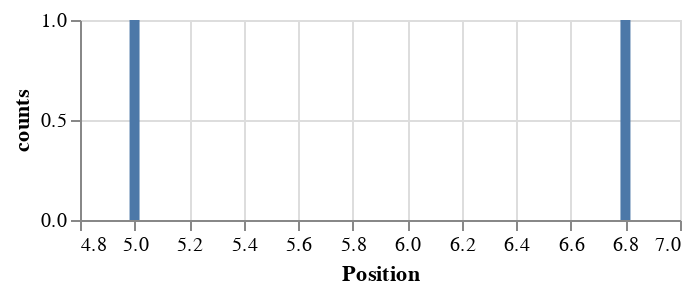

Notebook cell for this chart:
### Code cell
plot_series(pd.Series(left_words['små']))

### Figure 1 — Vega-Lite specification as saved in the notebook (floating-point values rounded to 4 significant figures)
{"config": {"view": {"continuousWidth": 300, "continuousHeight": 300}}, "data": {"name": "data-65bd50bb6d2160510ad30f792f2c71d3"}, "mark": {"type": "bar"}, "encoding": {"x": {"bin": false, "field": "Position", "type": "quantitative"}, "y": {"field": "counts", "type": "quantitative"}}, "height": 100, "width": 300, "$schema": "https://vega.github.io/schema/vega-lite/v5.8.0.json", "datasets": {"data-65bd50bb6d2160510ad30f792f2c71d3": [{"counts": 1.0, "Position": 5.0}, {"counts": 0.0, "Position": 5.2}, {"counts": 0.0, "Position": 5.4}, {"counts": 0.0, "Position": 5.6}, {"counts": 0.0, "Position": 5.8}, {"counts": 0.0, "Position": 6.0}, {"counts": 0.0, "Position": 6.2}, {"counts": 0.0, "Position": 6.4}, {"counts": 0.0, "Position": 6.6}, {"counts": 1.0, "Position": 6.8}, {"counts": null, "Position": 7.0}]}}
